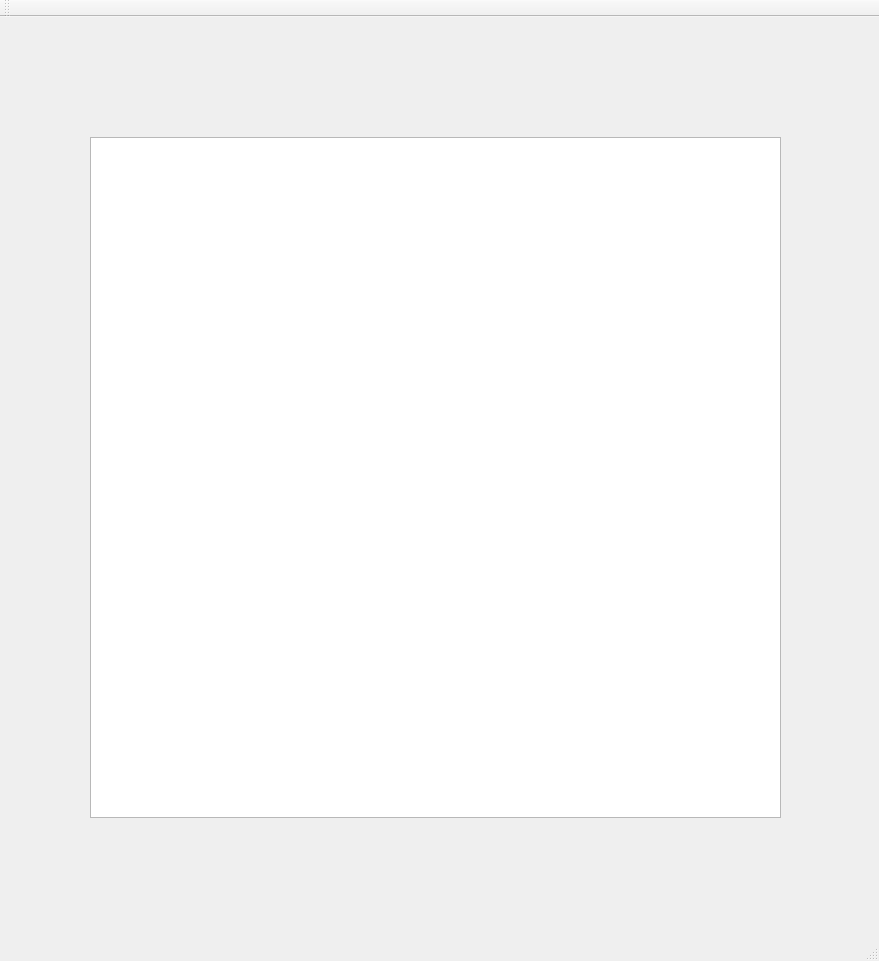
<?xml version="1.0" encoding="UTF-8"?>
<ui version="4.0">
 <class>QtDNDClass</class>
 <widget class="QMainWindow" name="QtDNDClass">
  <property name="geometry">
   <rect>
    <x>0</x>
    <y>0</y>
    <width>879</width>
    <height>961</height>
   </rect>
  </property>
  <property name="windowTitle">
   <string>QtDND</string>
  </property>
  <widget class="QWidget" name="centralWidget">
   <widget class="QTextEdit" name="textEdit">
    <property name="geometry">
     <rect>
      <x>90</x>
      <y>120</y>
      <width>691</width>
      <height>681</height>
     </rect>
    </property>
   </widget>
  </widget>
  <widget class="QMenuBar" name="menuBar">
   <property name="geometry">
    <rect>
     <x>0</x>
     <y>0</y>
     <width>879</width>
     <height>21</height>
    </rect>
   </property>
  </widget>
  <widget class="QToolBar" name="mainToolBar">
   <attribute name="toolBarArea">
    <enum>TopToolBarArea</enum>
   </attribute>
   <attribute name="toolBarBreak">
    <bool>false</bool>
   </attribute>
  </widget>
  <widget class="QStatusBar" name="statusBar"/>
 </widget>
 <layoutdefault spacing="6" margin="11"/>
 <resources>
  <include location="QtDND.qrc"/>
 </resources>
 <connections/>
</ui>
